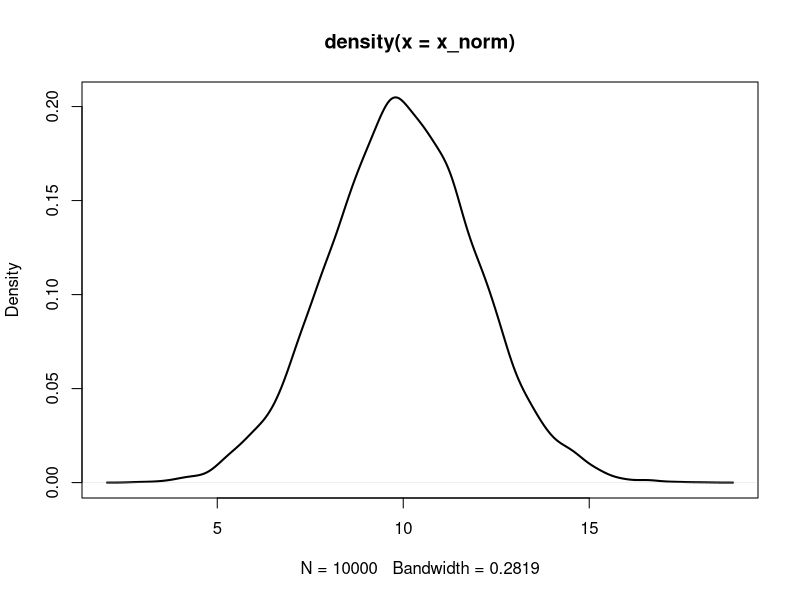
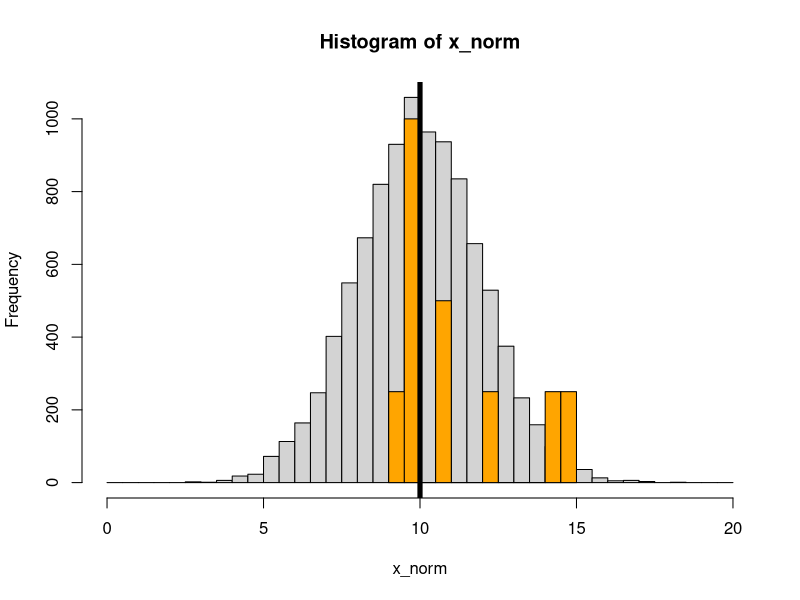
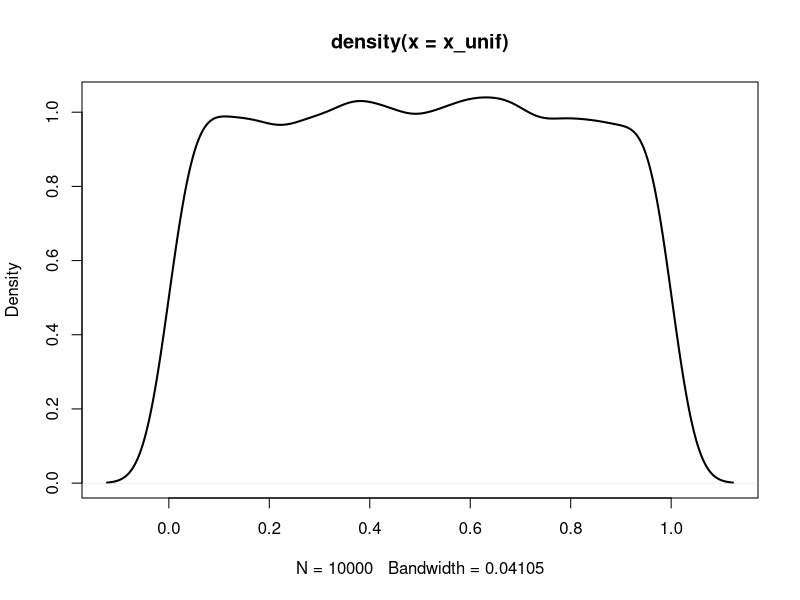
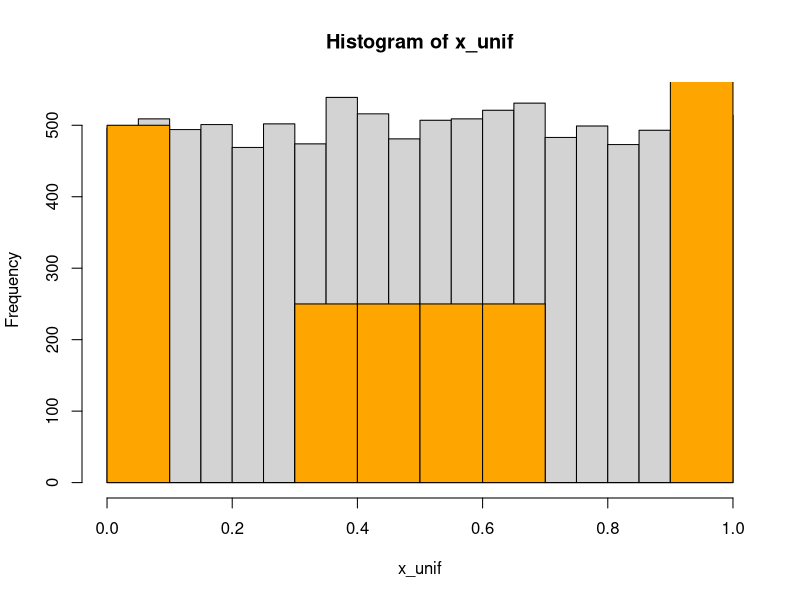

Write R code to recreate these figures, in order. (Note: this script raises an error after producing the figures.)
# Generate distributions for simulations
# 2020, R. Peek

## distributions need to contain no negative numbers
## re-scaled in perl script to be between 0-1

# Generate distributions --------------------------------------------------

# number of individuals to simulate distrib
N <- 10

# number of samples to draw
S <- 10000

# Generate Normal Gaussian Distribution -----------------------------------

x_norm <- rnorm(S, mean = 10, sd = 2) # gen distrib
x_norm_s <- sample(x_norm, N) # take a sample
#cat(paste(x_norm_s, collapse=","), file = glue::glue("data/dist_norm_ind{N}.txt"))

# visualize
summary(x_norm_s)
plot(density(x_norm), lwd=2) # look at shape
hist(x_norm, breaks = c(seq(0,20,.5))) # histogram
hist(rep(x_norm_s,250), col = "orange", add=T)
abline(v=10, lwd=5)

# Generate Uniform Distribution -------------------------------------------

x_unif <- runif(S)
x_unif_s <- sample(x_unif, N) # take a sample
#cat(paste(x_unif, collapse=","), file = glue::glue("data/dist_unif_ind{N}.txt"))

# visualize
summary(x_unif)
plot(density(x_unif), lwd=2) # look at shape
hist(x_unif)
hist(rep(x_unif_s, 250), col="orange", add=T)

# Generate Gamm Distrib (Left Skew) ---------------------------------------

# Most commonly used as the distribution of the amount of time until the rth occurrence of an event in a Poisson process. If so, the following apply:
# 1. The number of possible occurrences in any unit of measurement is not limited to a fixed number.
# 2. The occurrences are independent. The number of occurrences in one unit of measurement does not affect the number of occurrences in other units.
# 3. The average number of occurrences must remain the same from unit to unit.

x_gamma <- rgamma(S, shape = 2, rate = 0.5) # left skewed
x_gamma_s <- sample(x_gamma, N) # take a sample
cat(paste(x_gamma_s, collapse=","), file = glue::glue("data/dist_gamma_ind{N}.txt"))

#visualize
summary(x_gamma)
hist(x_gamma, breaks = 100)
hist(rep(x_gamma_s, 250), col="orange", add=T)

# Generate Beta Distrib (Left Skew) ---------------------------------------

# beta distribution is the conjugate prior probability distribution for the Bernoulli, binomial, negative binomial and geometric distributions. The beta distribution is a suitable model for the random behavior of percentages and proportions.
# beta distribution is very flexible and is commonly used to represent variability over a fixed range. beta distribution is used to represent the uncertainty in the probability of occurrence of an event. It is also used to describe empirical data and predict the random behavior of percentages and fractions, as the range of outcomes is typically between 0 and 1.
# alpha (shape1) and beta (shape2): If the parameters are equal, the distribution is symmetrical. If either parameter is 1 and the other parameter is greater than 1, the distribution is J-shaped. If alpha is less than beta, the distribution is said to be positively skewed (most of the values are near the minimum value). If alpha is greater than beta, the distribution is negatively skewed (most of the values are near the maximum value).

x_beta <- rbeta(S, shape1 = 2, shape2 = 10) # left skewed
x_beta_s <- sample(x_beta, N) # take a sample
# x_beta <- rbeta(S, shape1 = 2, shape2 = 2) # normal without tails
# x_beta <- rbeta(S, shape1 = .5, shape2 = .5) # U shaped

# write as single line with no quotes:
#cat(paste(x_beta_s, collapse=","), file = glue::glue("data/dist_beta_ind{N}.txt"))

#visualize
plot(density(x_beta), lwd=2) # look at shape
hist(x_beta, breaks = 100, col="orange")

# Alternate Plotting Methods ----------------------------------------------

summary(x_norm)
hist(x_norm, breaks=100, xlim = c(0,20))
summary(x_gamma)
hist(x_gamma, col="orange", breaks = 100, xlim = c(0,20), add=T)
summary(x_beta)
hist(x_beta, col="purple", breaks = 100, xlim=c(0,20), add=T)

df_norm <- data.frame(x=density(x_norm)$x, y=density(x_norm)$y)
df_unif <- data.frame(x=density(x_unif)$x, y=density(x_unif)$y)
df_gamm <- data.frame(x=density(x_gamma)$x, y=density(x_gamma)$y)
df_beta <- data.frame(x=density(x_beta)$x, y=density(x_beta)$y)


# Make Distribution Quad Plot -----------------------------------------------------------

# make dataframe and combine
library(dplyr)
dfh_norm <- data.frame(x=x_norm, dist="norm")
dfh_unif <- data.frame(x=x_unif, dist="unif")
dfh_gamm <- data.frame(x=x_gamma, dist="gamma")
dfh_beta <- data.frame(x=x_beta, dist="beta")
df_hist <- bind_rows(dfh_norm, dfh_gamm, dfh_unif, dfh_beta)
dim(df_hist)
 
# PLOTS
library(ggplot2)
library(viridis)
library(cowplot)
 
# faceted for gamma/norm
dist1 <- ggplot() +
  geom_histogram(data = df_hist %>% filter(dist %in% c("gamma", "norm")),
                 aes(x = x, fill=dist), binwidth = .5, show.legend = FALSE) +
  scale_fill_manual("Distrib", values = c(viridis(4)[1], viridis(4)[2])) +
  facet_wrap(vars(dist), scales = "free_x") + theme_bw()
 
# faceted for unif/beta
dist2 <- ggplot() +
  geom_histogram(data = df_hist %>% filter(dist %in% c("unif", "beta")),
                 aes(x = x, fill=dist),
                 binwidth = .01, show.legend = FALSE) +
  scale_fill_manual("Distrib.", values = c(viridis(4)[3], viridis(4)[4])) +
  facet_wrap(vars(dist), scales = "free_x") + theme_bw()
 
# merge
pAll <- plot_grid(dist1, dist2, nrow=2)
 
ggsave(pAll, filename = "figs/distributions_faceted.png", width = 8, height = 7, units = "in", dpi = 300)

# NOTES -------------------------------------------------------------------

# add attributes for haplotypes beyond just mean
 # plot other attributes like variance, max, min, CV
 # now we can pick parameters that we know are reasonable:
 # USE:
 # no. loci: 100
 # theta: 10
 # error: 10%

# plot all 3 distributions on one plot for mean
# plot all 3 for max, etc